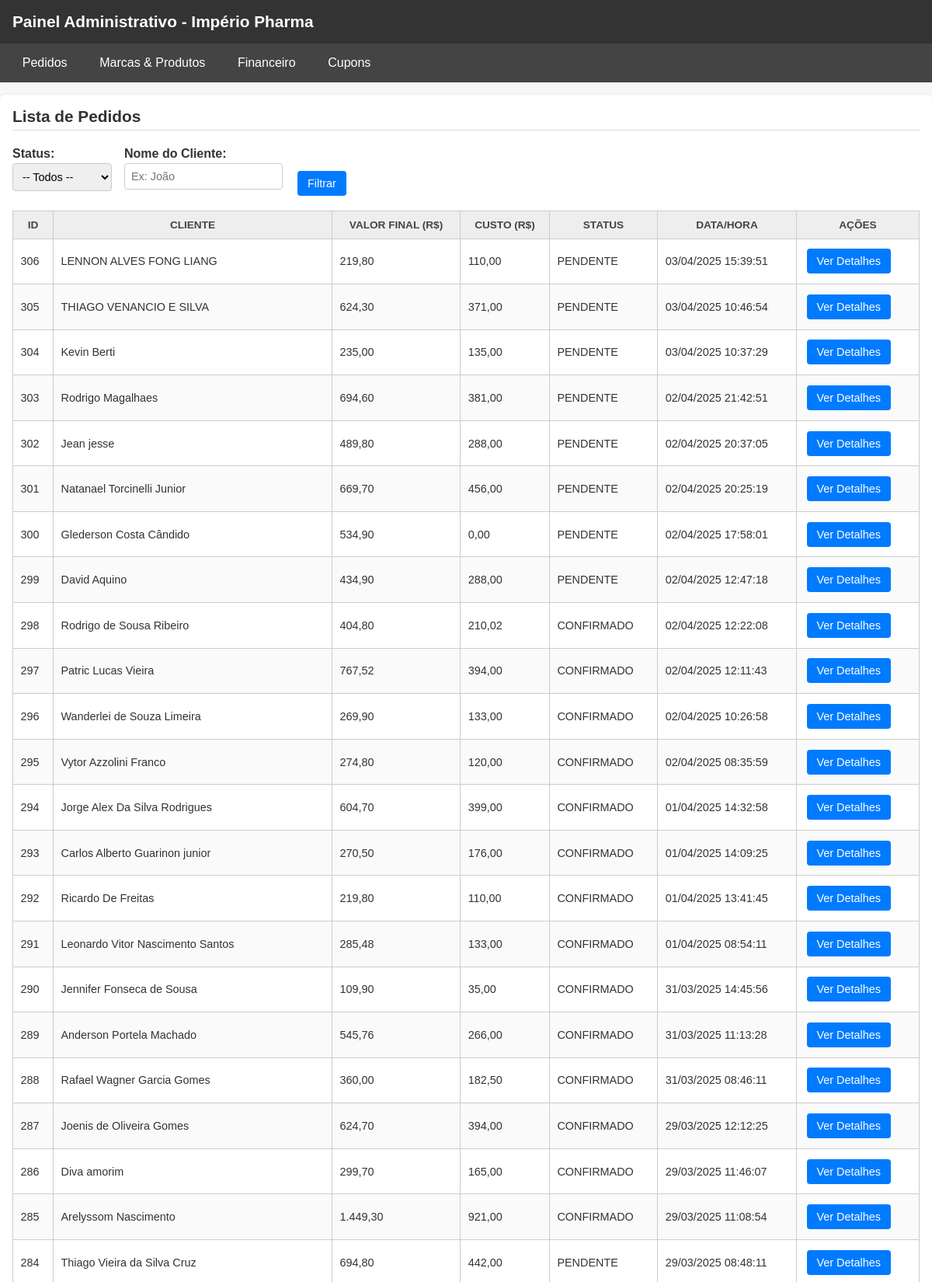
The page /loja.imperiopharma.com.py/admin/painel_pedidos.php (upper part) on the database its author committed.
### tables this page shows
CREATE TABLE `orders` (
  `id` int(11) NOT NULL,
  `customer_name` varchar(100) NOT NULL,
  `cpf` varchar(20) DEFAULT NULL,
  `phone` varchar(20) DEFAULT NULL,
  `email` varchar(100) DEFAULT NULL,
  `address` varchar(200) DEFAULT NULL,
  `number` varchar(20) DEFAULT NULL,
  `complement` varchar(100) DEFAULT NULL,
  `neighborhood` varchar(100) DEFAULT NULL,
  `city` varchar(100) DEFAULT NULL,
  `state` varchar(2) DEFAULT NULL,
  `cep` varchar(10) DEFAULT NULL,
  `shipping_type` varchar(50) DEFAULT NULL,
  `shipping_value` decimal(10,2) DEFAULT 0.00,
  `payment_method` varchar(20) DEFAULT NULL,
  `discount_value` decimal(10,2) DEFAULT 0.00,
  `card_fee_value` decimal(10,2) DEFAULT 0.00,
  `insurance_value` decimal(10,2) DEFAULT 0.00,
  `total` decimal(10,2) NOT NULL DEFAULT 0.00,
  `cost_total` decimal(10,2) NOT NULL DEFAULT 0.00,
  `final_value` decimal(10,2) NOT NULL DEFAULT 0.00,
  `transaction_id` varchar(100) DEFAULT NULL,
  `receipt_url` varchar(255) DEFAULT NULL,
  `points_earned` int(11) NOT NULL DEFAULT 0,
  `status` varchar(50) DEFAULT 'PENDENTE',
  `tracking_code` varchar(50) DEFAULT NULL,
  `admin_comments` text DEFAULT NULL,
  `shipped` tinyint(1) NOT NULL DEFAULT 0,
  `shipped_at` datetime DEFAULT NULL,
  `closed` tinyint(1) NOT NULL DEFAULT 0,
  `comprovante_url` varchar(255) DEFAULT NULL,
  `created_at` datetime DEFAULT current_timestamp(),
  `updated_at` datetime NOT NULL DEFAULT current_timestamp() ON UPDATE current_timestamp(),
  `customer_id` int(11) DEFAULT NULL
);

### loja.imperiopharma.com.py/admin/painel_pedidos.php (the view, shortened to what this page needs)
<?php
include 'cabecalho.php';
$dbHost = 'localhost';
$dbName = 'imperiopharma_loja_db';
$dbUser = 'imperiopharma_loja_user';
$dbPass = 'Miguel22446688';
try {
    $pdo = new PDO(
        "mysql:host=$dbHost;dbname=$dbName;charset=utf8mb4",
        $dbUser,
        $dbPass
    );
    $pdo->setAttribute(PDO::ATTR_ERRMODE, PDO::ERRMODE_EXCEPTION);
} catch (Exception $e) {
    die("Erro ao conectar no BD: " . $e->getMessage());
}
$nomeFiltro   = isset($_GET['nome'])   ? trim($_GET['nome'])   : '';
$params       = [];
$whereSQL = '';
$orders = [];
try {
    $sql = "
      SELECT
        id,
        customer_name,
        final_value,
        cost_total,
        status,
        created_at
      FROM orders
      $whereSQL
      ORDER BY id DESC
    ";
    $stmt = $pdo->prepare($sql);
    $stmt->execute($params);
    $orders = $stmt->fetchAll(PDO::FETCH_ASSOC);
} catch (Exception $e) {
    die("Erro ao buscar pedidos: " . $e->getMessage());
}
?>
<h2>Lista de Pedidos</h2>
<form method="GET" style="margin-bottom: 1rem;">
  <div style="display: flex; gap: 1rem; flex-wrap: wrap;">
    <div>
      <label>Status:</label>
      <select name="status">
        <option value="">-- Todos --</option>
      </select>
    </div>
    <div>
      <label>Nome do Cliente:</label>
      <input type="text" name="nome" placeholder="Ex: João" value="<?= htmlspecialchars($nomeFiltro) ?>">
    </div>
    <div style="display: flex; align-items: flex-end;">
      <button type="submit" class="btn btn-primario">Filtrar</button>
    </div>
  </div>
</form>
<table>
  <thead>
    <tr>
      <th>ID</th>
      <th>Cliente</th>
      <th>Valor Final (R$)</th>
      <th>Custo (R$)</th>
      <th>Status</th>
      <th>Data/Hora</th>
      <th>Ações</th>
    </tr>
  </thead>
  <tbody>
    <?php if (empty($orders)): ?>
      <tr>
        <td colspan="7" style="text-align: center;">
          Nenhum pedido encontrado.
        </td>
      </tr>
    <?php else: ?>
      <?php foreach ($orders as $ord): ?>
        <tr>
          <td><?= $ord['id'] ?></td>
          <td><?= htmlspecialchars($ord['customer_name']) ?></td>
          <td><?= number_format($ord['final_value'], 2, ',', '.') ?></td>
          <td><?= number_format($ord['cost_total'], 2, ',', '.') ?></td>
          <td><?= htmlspecialchars($ord['status']) ?></td>
          <td><?= date('d/m/Y H:i:s', strtotime($ord['created_at'])) ?></td>
          <td>
            <a href="painel_detalhe_pedido.php?id=<?= $ord['id'] ?>" class="btn btn-primario">
              Ver Detalhes
            </a>
          </td>
        </tr>
      <?php endforeach; ?>
    <?php endif; ?>
  </tbody>
</table>
<?php
include 'rodape.php';

### loja.imperiopharma.com.py/admin/inc/painel.css (style rules this page uses)
:root { --cor-header: #333; --cor-menu: #444; --cor-fundo: #f7f7f7; --cor-branco: #fff; --cor-texto: #333; --cor-primaria: #007bff; --cor-primaria-hover: #0056b3; --cor-sucesso: #28a745; --cor-sucesso-hover: #218838; --cor-perigo: #dc3545; --cor-perigo-hover: #c82333; --cor-secundaria: #6c757d; --cor-secundaria-hover: #5a6268; --fonte-base: "Arial", sans-serif; --tamanho-base: 16px; --espaco-sm: 0.5rem; --espaco-md: 1rem; --espaco-lg: 1.5rem; }
* { margin: 0; padding: 0; box-sizing: border-box; }
html, body { font-family: var(--fonte-base); font-size: var(--tamanho-base); background: var(--cor-fundo); color: var(--cor-texto); width: 100%; min-height: 100%; }
body { display: flex; flex-direction: column; }
.painel-container h2 { margin-bottom: 0.8rem; font-size: 1.3rem; color: #333; border-bottom: 1px solid #ddd; padding-bottom: 0.3rem; }
table { width: 100%; border-collapse: collapse; margin-top: var(--espaco-sm); }
th, td { border: 1px solid #ccc; padding: 0.6rem; font-size: 0.9rem; vertical-align: middle; }
th { background: #eee; text-transform: uppercase; font-size: 0.85rem; color: #444; }
table tr:nth-child(even) { background: #fafafa; }
label { display: block; margin-top: var(--espaco-sm); margin-bottom: 0.2rem; font-weight: 600; }
input[type="text"], input[type="email"], input[type="password"], input[type="number"], input[type="date"], textarea, select { width: 100%; padding: 0.5rem; margin-bottom: 0.6rem; border: 1px solid #ccc; border-radius: 4px; font-size: 0.9rem; outline: none; transition: border 0.2s; }
.btn { display: inline-block; text-decoration: none; padding: 0.5rem 0.8rem; font-size: 0.9rem; border: none; border-radius: 4px; cursor: pointer; margin: 0.2rem; color: var(--cor-branco); background: var(--cor-primaria); transition: background 0.2s; }
.btn-primario { background: var(--cor-primaria); }

### rows shown on the page
orders: id "306", customer_name "LENNON ALVES FONG LIANG", final_value "219,80", cost_total "110,00", status "PENDENTE", created_at "03/04/2025 15:39:51"
orders: id "305", customer_name "THIAGO VENANCIO E SILVA", final_value "624,30", cost_total "371,00", status "PENDENTE", created_at "03/04/2025 10:46:54"
orders: id "304", customer_name "Kevin Berti", final_value "235,00", cost_total "135,00", status "PENDENTE", created_at "03/04/2025 10:37:29"
orders: id "303", customer_name "Rodrigo Magalhaes", final_value "694,60", cost_total "381,00", status "PENDENTE", created_at "02/04/2025 21:42:51"
orders: id "302", customer_name "Jean jesse", final_value "489,80", cost_total "288,00", status "PENDENTE", created_at "02/04/2025 20:37:05"
orders: id "301", customer_name "Natanael Torcinelli Junior", final_value "669,70", cost_total "456,00", status "PENDENTE", created_at "02/04/2025 20:25:19"
orders: id "300", customer_name "Glederson Costa Cândido", final_value "534,90", cost_total "0,00", status "PENDENTE", created_at "02/04/2025 17:58:01"
orders: id "299", customer_name "David Aquino", final_value "434,90", cost_total "288,00", status "PENDENTE", created_at "02/04/2025 12:47:18"
orders: id "298", customer_name "Rodrigo de Sousa Ribeiro", final_value "404,80", cost_total "210,02", status "CONFIRMADO", created_at "02/04/2025 12:22:08"
orders: id "297", customer_name "Patric Lucas Vieira", final_value "767,52", cost_total "394,00", status "CONFIRMADO", created_at "02/04/2025 12:11:43"
orders: id "296", customer_name "Wanderlei de Souza Limeira", final_value "269,90", cost_total "133,00", status "CONFIRMADO", created_at "02/04/2025 10:26:58"
orders: id "295", customer_name "Vytor Azzolini Franco", final_value "274,80", cost_total "120,00", status "CONFIRMADO", created_at "02/04/2025 08:35:59"
orders: id "294", customer_name "Jorge Alex Da Silva Rodrigues", final_value "604,70", cost_total "399,00", status "CONFIRMADO", created_at "01/04/2025 14:32:58"
orders: id "293", customer_name "Carlos Alberto Guarinon junior", final_value "270,50", cost_total "176,00", status "CONFIRMADO", created_at "01/04/2025 14:09:25"
orders: id "292", customer_name "Ricardo De Freitas", final_value "219,80", cost_total "110,00", status "CONFIRMADO", created_at "01/04/2025 13:41:45"
orders: id "291", customer_name "Leonardo Vitor Nascimento Santos", final_value "285,48", cost_total "133,00", status "CONFIRMADO", created_at "01/04/2025 08:54:11"
orders: id "290", customer_name "Jennifer Fonseca de Sousa", final_value "109,90", cost_total "35,00", status "CONFIRMADO", created_at "31/03/2025 14:45:56"
orders: id "289", customer_name "Anderson Portela Machado", final_value "545,76", cost_total "266,00", status "CONFIRMADO", created_at "31/03/2025 11:13:28"
orders: id "288", customer_name "Rafael Wagner Garcia Gomes", final_value "360,00", cost_total "182,50", status "CONFIRMADO", created_at "31/03/2025 08:46:11"
orders: id "287", customer_name "Joenis de Oliveira Gomes", final_value "624,70", cost_total "394,00", status "CONFIRMADO", created_at "29/03/2025 12:12:25"
orders: id "286", customer_name "Diva amorim", final_value "299,70", cost_total "165,00", status "CONFIRMADO", created_at "29/03/2025 11:46:07"
orders: id "285", customer_name "Arelyssom Nascimento", final_value "1.449,30", cost_total "921,00", status "CONFIRMADO", created_at "29/03/2025 11:08:54"
orders: id "284", customer_name "Thiago Vieira da Silva Cruz", final_value "694,80", cost_total "442,00", status "PENDENTE", created_at "29/03/2025 08:48:11"
